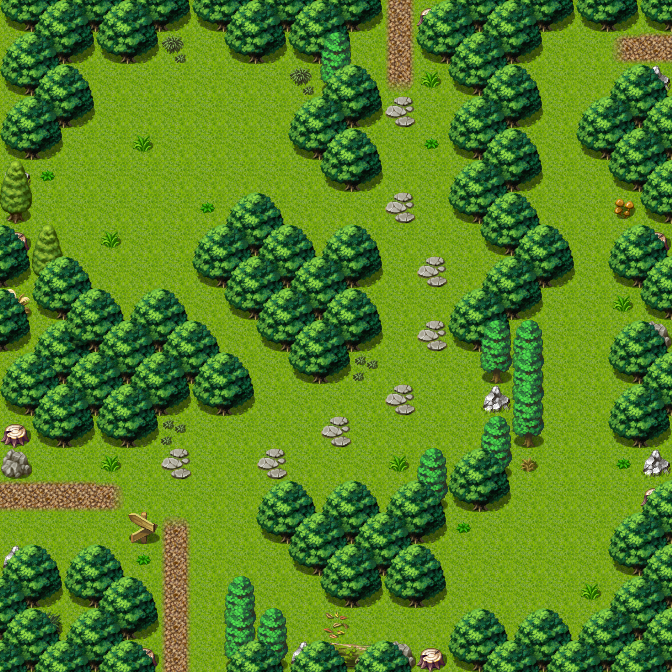

Below is a game level as drawn by its tile map, then a one-line description and the .tmx that defines it (tile-layer data replaced by summaries):
An orthogonal 21x21 tile map with 32x32 px tiles, 3 tile layers (Ground, Objects, Above), 1 hidden layer not drawn, 12 tilesets and 11 objects (6x spawn, 4x mapchange, sign).

<map version="1.0" orientation="orthogonal" width="21" height="21" tilewidth="32" tileheight="32">
    <properties>
        <property name="outdoors" value="1" />
    </properties>
    <tileset firstgid="1" name="map_6" tilewidth="32" tileheight="32">
        <image source="../drawable/map_6.png" width="256" height="256" />
    </tileset>
    <tileset firstgid="65" name="map_19" tilewidth="32" tileheight="32">
        <image source="../drawable/map_19.png" width="256" height="256" />
    </tileset>
    <tileset firstgid="129" name="map_16" tilewidth="32" tileheight="32">
        <image source="../drawable/map_16.png" width="256" height="256" />
    </tileset>
    <tileset firstgid="193" name="map_27" tilewidth="32" tileheight="32">
        <image source="../drawable/map_27.png" width="256" height="256" />
    </tileset>
    <tileset firstgid="257" name="map_17" tilewidth="32" tileheight="32">
        <image source="../drawable/map_17.png" width="256" height="256" />
    </tileset>
    <tileset firstgid="321" name="map_4" tilewidth="32" tileheight="32">
        <image source="../drawable/map_4.png" width="256" height="256" />
    </tileset>
    <tileset firstgid="385" name="map_5" tilewidth="32" tileheight="32">
        <image source="../drawable/map_5.png" width="256" height="256" />
    </tileset>
    <tileset firstgid="449" name="map_1" tilewidth="32" tileheight="32">
        <image source="../drawable/map_1.png" width="256" height="256" />
    </tileset>
    <tileset firstgid="513" name="map_36" tilewidth="32" tileheight="32">
        <image source="../drawable/map_36.png" width="256" height="256" />
    </tileset>
    <tileset firstgid="577" name="map_3" tilewidth="32" tileheight="32">
        <image source="../drawable/map_3.png" width="256" height="256" />
    </tileset>
    <tileset firstgid="641" name="map_20" tilewidth="32" tileheight="32">
        <image source="../drawable/map_20.png" width="256" height="256" />
    </tileset>
    <tileset firstgid="705" name="map_2" tilewidth="32" tileheight="32">
        <image source="../drawable/map_2.png" width="256" height="256" />
    </tileset>
    <layer name="Ground" width="21" height="21">
        <data>[441 cells, 441 non-empty, 3 distinct tile ids]</data>
    </layer>
    <layer name="Objects" width="21" height="21">
        <data>[441 cells, 155 non-empty, 29 distinct tile ids]</data>
    </layer>
    <layer name="Above" width="21" height="21">
        <data>[441 cells, 85 non-empty, 4 distinct tile ids]</data>
    </layer>
    <layer name="Walkable" width="21" height="21" visible="0">
        <data>[441 cells, 201 non-empty, 1 distinct tile ids]</data>
    </layer>
    <objectgroup name="Mapevents">
        <object name="west" type="mapchange" x="0" y="480" width="32" height="64">
            <properties>
                <property name="map" value="crossglen" />
                <property name="place" value="east" />
            </properties>
        </object>
        <object name="south" type="mapchange" x="160" y="640" width="64" height="32">
            <properties>
                <property name="map" value="gapfiller3" />
                <property name="place" value="north" />
            </properties>
        </object>
        <object name="east" type="mapchange" x="640" y="32" width="32" height="32">
            <properties>
                <property name="map" value="wild4" />
                <property name="place" value="west" />
            </properties>
        </object>
        <object name="sign_wild1" type="sign" x="128" y="512" width="32" height="32" />
        <object name="north" type="mapchange" x="384" y="0" width="32" height="32">
            <properties>
                <property name="map" value="wild0" />
                <property name="place" value="south" />
            </properties>
        </object>
    </objectgroup>
    <objectgroup name="Spawn">
        <object name="forestdog" type="spawn" x="96" y="64" width="224" height="224">
            <properties>
                <property name="quantity" value="4" />
                <property name="spawngroup" value="forestdog" />
            </properties>
        </object>
        <object name="forestboar" type="spawn" x="64" y="64" width="128" height="160">
            <properties>
                <property name="spawngroup" value="forestboar" />
            </properties>
        </object>
        <object name="fox1" type="spawn" x="320" y="608" width="128" height="32">
            <properties>
                <property name="spawngroup" value="fox1" />
            </properties>
        </object>
        <object name="fox1_1" type="spawn" x="576" y="224" width="32" height="64">
            <properties>
                <property name="spawngroup" value="fox1" />
            </properties>
        </object>
        <object name="fox1_2" type="spawn" x="544" y="96" width="32" height="64">
            <properties>
                <property name="spawngroup" value="fox1" />
            </properties>
        </object>
        <object name="forestwasp" type="spawn" x="288" y="352" width="192" height="160">
            <properties>
                <property name="quantity" value="2" />
                <property name="spawngroup" value="forestwasp" />
            </properties>
        </object>
    </objectgroup>
    <objectgroup name="Keys" />
</map>
